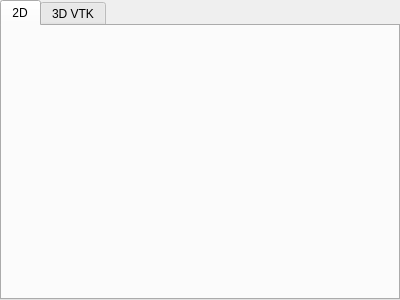
<?xml version="1.0" encoding="UTF-8"?>
<ui version="4.0">
 <class>VisualizationWidgetBase</class>
 <widget class="QWidget" name="VisualizationWidgetBase">
  <property name="geometry">
   <rect>
    <x>0</x>
    <y>0</y>
    <width>400</width>
    <height>300</height>
   </rect>
  </property>
  <property name="windowTitle">
   <string>Form</string>
  </property>
  <layout class="QVBoxLayout" name="verticalLayout">
   <property name="spacing">
    <number>0</number>
   </property>
   <property name="margin">
    <number>0</number>
   </property>
   <item>
    <widget class="QTabWidget" name="tabWidget">
     <property name="tabShape">
      <enum>QTabWidget::Rounded</enum>
     </property>
     <property name="currentIndex">
      <number>0</number>
     </property>
     <widget class="QWidget" name="tab2D">
      <attribute name="title">
       <string>2D</string>
      </attribute>
      <layout class="QVBoxLayout" name="tab2DLayout">
       <property name="margin">
        <number>3</number>
       </property>
      </layout>
     </widget>
     <widget class="QWidget" name="tabVtk">
      <attribute name="title">
       <string>3D VTK</string>
      </attribute>
      <layout class="QVBoxLayout" name="verticalLayout_2">
       <property name="margin">
        <number>3</number>
       </property>
       <item>
        <widget class="QVTKWidget" name="vtkWidget"/>
       </item>
      </layout>
     </widget>
    </widget>
   </item>
  </layout>
 </widget>
 <customwidgets>
  <customwidget>
   <class>QVTKWidget</class>
   <extends>QWidget</extends>
   <header>QVTKWidget.h</header>
  </customwidget>
 </customwidgets>
 <resources/>
 <connections/>
</ui>
